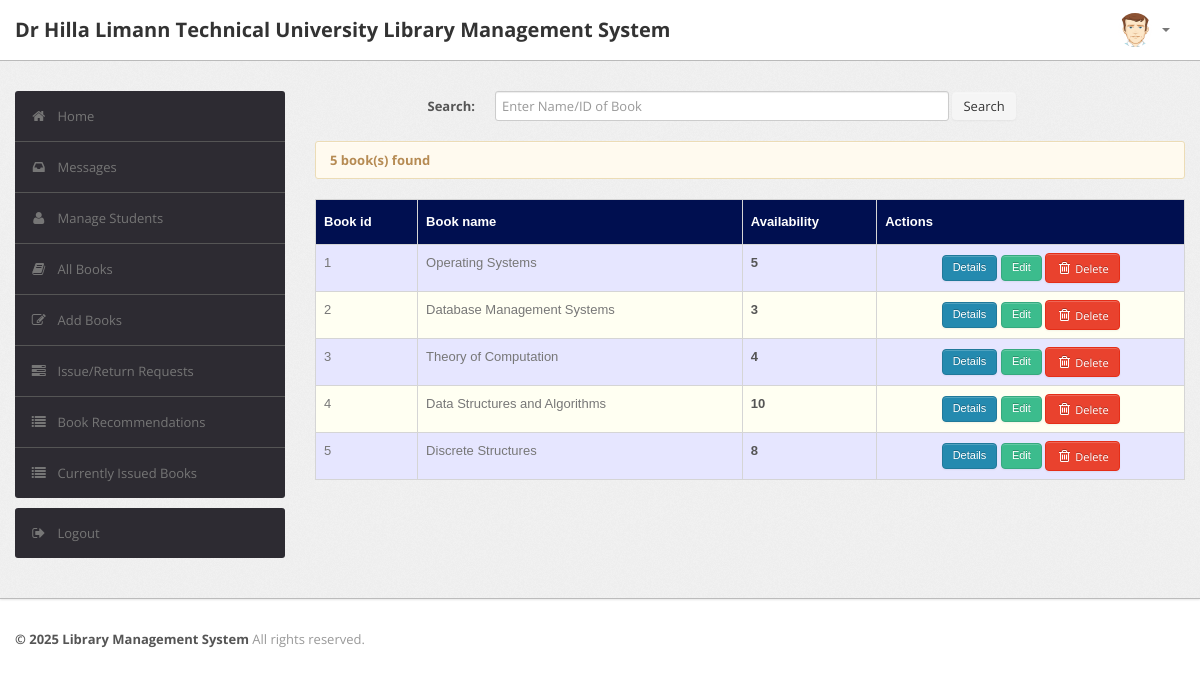
/admin/book.php (signed in), run on the app's committed database.
### tables this page shows
CREATE TABLE book (
        BookId INTEGER PRIMARY KEY AUTOINCREMENT,
        Title VARCHAR(50),
        Publisher VARCHAR(50),
        Year VARCHAR(50),
        Availability INTEGER DEFAULT 0
    );

### admin/book.php (the view, shortened to what this page needs)
<?php
require('dbconn.php');
?>
<?php
if ($_SESSION['RollNo']) {
    ?>
<!DOCTYPE html>
<html lang="en">
    <head>
        <link type="text/css" href="bootstrap/css/bootstrap.min.css" rel="stylesheet">
        <link type="text/css" href="bootstrap/css/bootstrap-responsive.min.css" rel="stylesheet">
        <link type="text/css" href="css/theme.css" rel="stylesheet">
        <link type="text/css" href="images/icons/css/font-awesome.css" rel="stylesheet">
    </head>
    <body>
        <div class="navbar navbar-fixed-top">
            <div class="navbar-inner">
                <div class="container">
                        <a class="brand" href="index.php">Dr Hilla Limann Technical University Library Management System </a>
                    <div class="nav-collapse collapse navbar-inverse-collapse">
                        <ul class="nav pull-right">
                            <li class="nav-user dropdown"><a href="#" class="dropdown-toggle" data-toggle="dropdown">
                                <img src="images/user.png" class="nav-avatar" />
                                <b class="caret"></b></a>
                            </li>
                        </ul>
                    </div>
                </div>
            </div>
        </div>
        <div class="wrapper">
            <div class="container">
                <div class="row">
                    <div class="span3">
                        <div class="sidebar">
                            <ul class="widget widget-menu unstyled">
                                <li class="active"><a href="index.php"><i class="menu-icon icon-home"></i>Home
                                </a></li>
                                 <li><a href="message.php"><i class="menu-icon icon-inbox"></i>Messages</a>
                                </li>
                                <li><a href="student.php"><i class="menu-icon icon-user"></i>Manage Students </a>
                                </li>
                                <li><a href="book.php"><i class="menu-icon icon-book"></i>All Books </a></li>
                                <li><a href="addbook.php"><i class="menu-icon icon-edit"></i>Add Books </a></li>
                                <li><a href="requests.php"><i class="menu-icon icon-tasks"></i>Issue/Return Requests </a></li>
                                <li><a href="recommendations.php"><i class="menu-icon icon-list"></i>Book Recommendations </a></li>
                                <li><a href="current.php"><i class="menu-icon icon-list"></i>Currently Issued Books </a></li>
                            </ul>
                            <ul class="widget widget-menu unstyled">
                                <li><a href="logout.php"><i class="menu-icon icon-signout"></i>Logout </a></li>
                            </ul>
                        </div>
                    </div>
                    <div class="span9">
                  <form class="form-horizontal row-fluid" action="book.php" method="post">
                                        <div class="control-group">
                                            <label class="control-label" for="Search"><b>Search:</b></label>
                                            <div class="controls">
                                                <input type="text" id="title" name="title" placeholder="Enter Name/ID of Book" class="span8" required>
                                                <button type="submit" name="submit"class="btn">Search</button>
                                            </div>
                                        </div>
                                    </form>
                                    <br>
                                    <?php
                                    if(isset($_POST['submit']))
                                        {$s=$_POST['title'];
                                            $sql="SELECT * FROM book WHERE BookId=:search OR Title LIKE :title_search";
                                            $stmt = $conn->prepare($sql);
                                            $stmt->bindParam(':search', $s);
                                            $title_search = "%$s%";
                                            $stmt->bindParam(':title_search', $title_search);
                                            $stmt->execute();
                                            $books = $stmt->fetchAll(PDO::FETCH_ASSOC);
                                        }
                                    else {
                                        $sql="SELECT * FROM book";
                                        $stmt = $conn->prepare($sql);
                                        $stmt->execute();
                                        $books = $stmt->fetchAll(PDO::FETCH_ASSOC);
                                    }
                                    $rowcount = count($books);
                                    if(!($rowcount))
                                        echo "<br><center><h2><b><i>No Results</i></b></h2></center>";
                                    else
                                    {
                                    ?>
                                    <div class="alert alert-info">
                                        <strong><?php echo $rowcount; ?> book(s) found</strong>
                                    </div>
                        <table class="table" id = "tables">
                                  <thead>
                                    <tr>
                                      <th>Book id</th>
                                      <th>Book name</th>
                                      <th>Availability</th>
                                      <th>Actions</th>
                                    </tr>
                                  </thead>
                                  <tbody>
                                    <?php
                            foreach($books as $row)
                            {
                                $bookid=$row['BookId'];
                                $name=$row['Title'];
                                $avail=$row['Availability'];
                            ?>
                                    <tr>
                                      <td><?php echo $bookid ?></td>
                                      <td><?php echo htmlspecialchars($name) ?></td>
                                      <td><b><?php echo $avail ?></b></td>
                                        <td><center>
                                            <a href="bookdetails.php?id=<?php echo $bookid; ?>" class="btn btn-primary btn-small">Details</a>
                                            <a href="edit_book_details.php?id=<?php echo $bookid; ?>" class="btn btn-success btn-small">Edit</a>
                                            <form method="post" style="display: inline;" onsubmit="return confirmDelete('<?php echo htmlspecialchars($name); ?>')">
                                                <button type="submit" name="delete_book" class="btn btn-danger btn-small">
                                                    <i class="icon-trash icon-white"></i> Delete
                                                </button>
                                            </form>
                                        </center></td>
                                    </tr>
                               <?php }} ?>
                               </tbody>
                                </table>
                            </div>
                </div>
            </div>
        </div>
<div class="footer">
            <div class="container">
                <b class="copyright">&copy; 2025 Library Management System </b>All rights reserved.
            </div>
        </div>
    </body>
</html>
<?php }
else {
    echo "<script type='text/javascript'>alert('Access Denied!!!')</script>";
} ?>

### admin/css/theme.css (style rules this page uses)
#tables { font-family: "Trebuchet MS", Arial, Helvetica, sans-serif; border-collapse: collapse; width: 100%; }
#tables td, #tables th { border: 1px solid #ddd; padding: 8px; }
#tables tr:nth-child(even) { background-color: #fffff2; }
#tables tr:nth-child(odd) { background-color: #e6e6ff; }
#tables th { padding-top: 12px; padding-bottom: 12px; text-align: left; background-color: #000F50; color: white; }
body { font-size: 13px; font-family: 'Open Sans', Arial, sans-serif; background: #fff; color: #777 }
strong, b { color: #555 }
.wrapper { background: url(../images/bg.png) #eee; border-bottom: 1px solid #bbb; -webkit-box-shadow: 0 1px 2px rgba(0,0,0,0.1); -moz-box-shadow: 0 1px 2px rgba(0,0,0,0.1); box-shadow: 0 1px 2px rgba(0,0,0,0.1); padding: 30px 0 }
.footer { color: #999; padding: 30px 0 60px }
form { margin: 0 }
select, textarea, input[type="text"], input[type="password"], input[type="datetime"], input[type="datetime-local"], input[type="date"], input[type="month"], input[type="time"], input[type="week"], input[type="number"], input[type="email"], input[type="url"], input[type="search"], input[type="tel"], input[type="color"], .uneditable-input, label, input, button, select, textarea { -webkit-border-radius: 3px; -moz-border-radius: 3px; border-radius: 3px; font-size: 13px; font-family: 'Open Sans', Tahoma, Arial, sans-serif }
body [class^="icon-"], body [class*=" icon-"] { font-size: 14px; line-height: 20px; height: 20px }
.form-horizontal .control-group, .form-vertical .control-group { margin-bottom: 0 }
.navbar { position: static!important; margin: 0!important }
.navbar .navbar-inner { background: #fff; border-bottom: 1px solid #bbb; -webkit-box-shadow: 0 1px 2px rgba(0,0,0,0.15); -moz-box-shadow: 0 1px 2px rgba(0,0,0,0.15); box-shadow: 0 1px 2px rgba(0,0,0,0.15) }
.navbar .brand { color: #333; font-weight: bold; font-size: 20px; margin-right: 20px; padding: 20px }
.navbar .nav>li>a { padding: 20px 15px; font-weight: bold; color: #777 }
.nav-user>a { height: 20px }
.nav-avatar { width: 34px; height: 34px; margin: -7px 5px 0 0; -webkit-border-radius: 50%; -moz-border-radius: 50%; border-radius: 50% }
.alert { background: #fffaef; border-color: #ecdcb6; -webkit-border-radius: 3px; -moz-border-radius: 3px; border-radius: 3px; -webkit-box-shadow: 0 1px 0 rgba(255,255,255,0.5) inset; -moz-box-shadow: 0 1px 0 rgba(255,255,255,0.5) inset; box-shadow: 0 1px 0 rgba(255,255,255,0.5) inset; color: #b68b53 }
.alert strong, .alert b { color: inherit }
.btn, .btn-box { -webkit-border-radius: 3px; -moz-border-radius: 3px; border-radius: 3px }
.btn [class^="icon-"], .btn-box [class^="icon-"], .btn [class*=" icon-"], .btn-box [class*=" icon-"] { min-width: 16px; text-align: center; display: inline-block!important }
.btn { font-size: 13px; font-weight: 600 }
.btn.btn-mini, .btn.btn-small { font-size: 11px }
.btn { display: inline-block; margin-bottom: 0; font-weight: 400; text-align: center; vertical-align: middle; cursor: pointer; background-image: none; border: 1px solid transparent; white-space: nowrap; padding: 4px 10px; font-size: 13px; line-height: 1.42857; border-radius: 4px; -webkit-user-select: none; -moz-user-select: none; -ms-user-select: none; user-select: none }
.btn-primary { color: #fff; background-color: #248aaf; border-color: #20799a }
.btn-success { color: #fff; background-color: #3cbc8d; border-color: #36a97f }
.btn-danger { color: #fff; background-color: #e9422e; border-color: #e52e18 }
.table { margin-bottom: 0 }
.table th, .table td { border-color: #d5d5d5!important }
.widget-menu { background: #fff; -webkit-border-radius: 3px; -moz-border-radius: 3px; border-radius: 3px; overflow: hidden }
.widget-menu a { color: #555; display: block; line-height: 20px; padding: 15px; text-decoration: none!important }
.widget-menu .menu-icon { margin-right: 10px; color: #767676; -webkit-transition: all .2s ease-in-out; -moz-transition: all .2s ease-in-out; transition: all .2s ease-in-out; }
.widget-menu>li+li { border-top: 1px solid #555 }
.widget-menu>li>a { background-color: #2d2b32; color: #767676; -webkit-transition: all .2s ease-in-out; -moz-transition: all .2s ease-in-out; transition: all .2s ease-in-out; }

### data on the page
book: BookId "1", Title "Operating Systems", Availability "5"
book: BookId "2", Title "Database Management Systems", Availability "3"
book: BookId "3", Title "Theory of Computation", Availability "4"
book: BookId "4", Title "Data Structures and Algorithms", Availability "10"
book: BookId "5", Title "Discrete Structures", Availability "8"

### other printed values
$rowcount "5"
